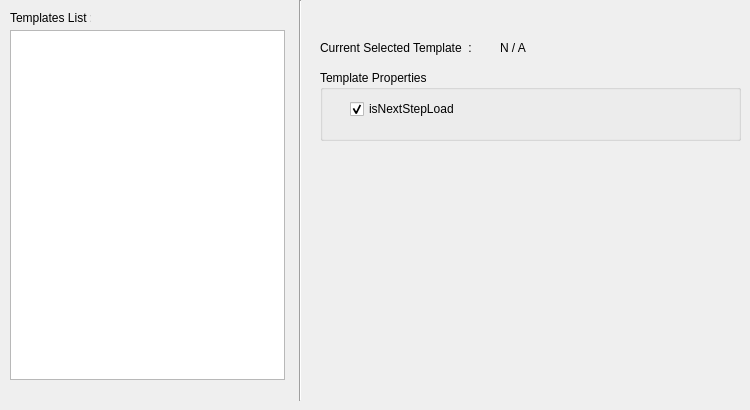
    <widget class="QWidget" name="tab_3">
     <attribute name="icon">
      <iconset resource="resources.qrc">
       <normaloff>:/images/document-48.png</normaloff>:/images/document-48.png</iconset>
     </attribute>
     <attribute name="title">
      <string>Templates</string>
     </attribute>
     <widget class="QLabel" name="label_2">
      <property name="geometry">
       <rect>
        <x>10</x>
        <y>10</y>
        <width>81</width>
        <height>16</height>
       </rect>
      </property>
      <property name="text">
       <string>Templates List :</string>
      </property>
     </widget>
     <widget class="Line" name="line">
      <property name="geometry">
       <rect>
        <x>290</x>
        <y>0</y>
        <width>20</width>
        <height>401</height>
       </rect>
      </property>
      <property name="orientation">
       <enum>Qt::Vertical</enum>
      </property>
     </widget>
     <widget class="QGroupBox" name="groupBox_templates">
      <property name="geometry">
       <rect>
        <x>320</x>
        <y>70</y>
        <width>421</width>
        <height>71</height>
       </rect>
      </property>
      <property name="title">
       <string>Template Properties </string>
      </property>
      <widget class="QCheckBox" name="templateNextLoadCheckBox">
       <property name="geometry">
        <rect>
         <x>30</x>
         <y>30</y>
         <width>131</width>
         <height>18</height>
        </rect>
       </property>
       <property name="text">
        <string>isNextStepLoad</string>
       </property>
       <property name="checked">
        <bool>true</bool>
       </property>
      </widget>
     </widget>
     <widget class="QListWidget" name="templateList">
      <property name="geometry">
       <rect>
        <x>10</x>
        <y>30</y>
        <width>275</width>
        <height>350</height>
       </rect>
      </property>
     </widget>
     <widget class="QLabel" name="label_TemplateFileName">
      <property name="geometry">
       <rect>
        <x>500</x>
        <y>40</y>
        <width>241</width>
        <height>16</height>
       </rect>
      </property>
      <property name="text">
       <string>N / A</string>
      </property>
     </widget>
     <widget class="QLabel" name="label_17">
      <property name="geometry">
       <rect>
        <x>320</x>
        <y>40</y>
        <width>171</width>
        <height>16</height>
       </rect>
      </property>
      <property name="text">
       <string>Current Selected Template  :</string>
      </property>
     </widget>
    </widget>
